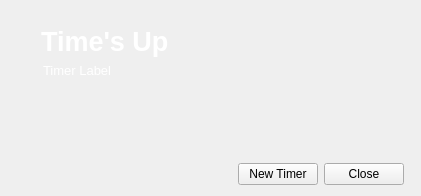
<?xml version="1.0" encoding="UTF-8"?>
<ui version="4.0">
 <class>TimerFinishedDialogClass</class>
 <widget class="QWidget" name="TimerFinishedDialogClass">
  <property name="geometry">
   <rect>
    <x>0</x>
    <y>0</y>
    <width>421</width>
    <height>196</height>
   </rect>
  </property>
  <property name="windowTitle">
   <string>Timer Finished</string>
  </property>
  <property name="windowIcon">
   <iconset resource="teaclock.qrc">
    <normaloff>:/icons/alarm</normaloff>:/icons/alarm</iconset>
  </property>
  <layout class="QGridLayout" name="gridLayout">
   <item row="0" column="0" rowspan="4">
    <widget class="QLabel" name="label">
     <property name="text">
      <string/>
     </property>
     <property name="pixmap">
      <pixmap resource="teaclock.qrc">:/images/tree02</pixmap>
     </property>
     <property name="alignment">
      <set>Qt::AlignLeading|Qt::AlignLeft|Qt::AlignTop</set>
     </property>
    </widget>
   </item>
   <item row="2" column="1" colspan="4">
    <spacer name="verticalSpacer">
     <property name="orientation">
      <enum>Qt::Vertical</enum>
     </property>
     <property name="sizeHint" stdset="0">
      <size>
       <width>20</width>
       <height>40</height>
      </size>
     </property>
    </spacer>
   </item>
   <item row="0" column="1" colspan="4">
    <widget class="QLabel" name="label_2">
     <property name="palette">
      <palette>
       <active>
        <colorrole role="WindowText">
         <brush brushstyle="SolidPattern">
          <color alpha="255">
           <red>255</red>
           <green>255</green>
           <blue>255</blue>
          </color>
         </brush>
        </colorrole>
        <colorrole role="Text">
         <brush brushstyle="SolidPattern">
          <color alpha="255">
           <red>255</red>
           <green>255</green>
           <blue>255</blue>
          </color>
         </brush>
        </colorrole>
        <colorrole role="ButtonText">
         <brush brushstyle="SolidPattern">
          <color alpha="255">
           <red>255</red>
           <green>255</green>
           <blue>255</blue>
          </color>
         </brush>
        </colorrole>
       </active>
       <inactive>
        <colorrole role="WindowText">
         <brush brushstyle="SolidPattern">
          <color alpha="255">
           <red>255</red>
           <green>255</green>
           <blue>255</blue>
          </color>
         </brush>
        </colorrole>
        <colorrole role="Text">
         <brush brushstyle="SolidPattern">
          <color alpha="255">
           <red>255</red>
           <green>255</green>
           <blue>255</blue>
          </color>
         </brush>
        </colorrole>
        <colorrole role="ButtonText">
         <brush brushstyle="SolidPattern">
          <color alpha="255">
           <red>255</red>
           <green>255</green>
           <blue>255</blue>
          </color>
         </brush>
        </colorrole>
       </inactive>
       <disabled>
        <colorrole role="WindowText">
         <brush brushstyle="SolidPattern">
          <color alpha="255">
           <red>255</red>
           <green>255</green>
           <blue>255</blue>
          </color>
         </brush>
        </colorrole>
        <colorrole role="Text">
         <brush brushstyle="SolidPattern">
          <color alpha="255">
           <red>255</red>
           <green>255</green>
           <blue>255</blue>
          </color>
         </brush>
        </colorrole>
        <colorrole role="ButtonText">
         <brush brushstyle="SolidPattern">
          <color alpha="255">
           <red>255</red>
           <green>255</green>
           <blue>255</blue>
          </color>
         </brush>
        </colorrole>
       </disabled>
      </palette>
     </property>
     <property name="font">
      <font>
       <family>MS Sans Serif</family>
       <pointsize>20</pointsize>
       <weight>75</weight>
       <bold>true</bold>
       <stylestrategy>PreferAntialias</stylestrategy>
       <kerning>true</kerning>
      </font>
     </property>
     <property name="styleSheet">
      <string>color: rgb(255, 255, 255);
margin: 15px 25px 0px 10px;</string>
     </property>
     <property name="text">
      <string>Time's Up</string>
     </property>
     <property name="textFormat">
      <enum>Qt::PlainText</enum>
     </property>
    </widget>
   </item>
   <item row="3" column="2">
    <spacer name="horizontalSpacer">
     <property name="orientation">
      <enum>Qt::Horizontal</enum>
     </property>
     <property name="sizeHint" stdset="0">
      <size>
       <width>40</width>
       <height>20</height>
      </size>
     </property>
    </spacer>
   </item>
   <item row="1" column="2" colspan="3">
    <widget class="QLabel" name="timerLabel">
     <property name="sizePolicy">
      <sizepolicy hsizetype="Ignored" vsizetype="Preferred">
       <horstretch>0</horstretch>
       <verstretch>0</verstretch>
      </sizepolicy>
     </property>
     <property name="font">
      <font>
       <pointsize>10</pointsize>
      </font>
     </property>
     <property name="styleSheet">
      <string>color: rgb(255, 255, 255);
margin: 0px 25px 0px 10px;</string>
     </property>
     <property name="text">
      <string>Timer Label</string>
     </property>
     <property name="textFormat">
      <enum>Qt::PlainText</enum>
     </property>
     <property name="wordWrap">
      <bool>true</bool>
     </property>
    </widget>
   </item>
   <item row="3" column="3">
    <layout class="QHBoxLayout" name="horizontalLayout">
     <item>
      <widget class="QPushButton" name="newTimerButton">
       <property name="text">
        <string>New Timer</string>
       </property>
      </widget>
     </item>
     <item>
      <widget class="QPushButton" name="closeButton">
       <property name="text">
        <string>Close</string>
       </property>
      </widget>
     </item>
    </layout>
   </item>
  </layout>
 </widget>
 <resources>
  <include location="teaclock.qrc"/>
 </resources>
 <connections/>
</ui>
